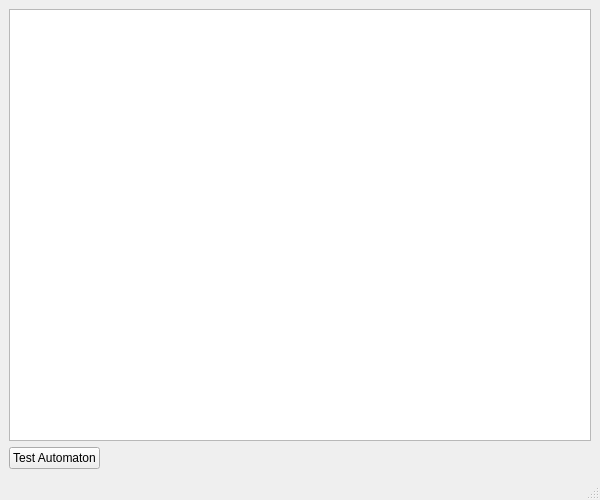
<?xml version="1.0" encoding="UTF-8"?>
<ui version="4.0">
 <class>MainWindow</class>
 <widget class="QMainWindow" name="MainWindow">
  <property name="geometry">
   <rect>
    <x>0</x>
    <y>0</y>
    <width>600</width>
    <height>500</height>
   </rect>
  </property>
  <property name="windowTitle">
   <string>Test Automaton et IdxSet</string>
  </property>
  <widget class="QWidget" name="centralwidget">
   <layout class="QVBoxLayout" name="verticalLayout">
    <item>
     <widget class="QPlainTextEdit" name="textOutput"/>
    </item>
    <item>
     <layout class="QHBoxLayout" name="horizontalLayout">
      <item>
       <widget class="QPushButton" name="testAutomatonButton">
        <property name="text">
         <string>Test Automaton</string>
        </property>
       </widget>
      </item>
      <item>
       <spacer name="horizontalSpacer">
        <property name="orientation">
         <enum>Qt::Orientation::Horizontal</enum>
        </property>
        <property name="sizeHint" stdset="0">
         <size>
          <width>40</width>
          <height>20</height>
         </size>
        </property>
       </spacer>
      </item>
     </layout>
    </item>
   </layout>
  </widget>
  <widget class="QMenuBar" name="menubar">
   <property name="geometry">
    <rect>
     <x>0</x>
     <y>0</y>
     <width>600</width>
     <height>18</height>
    </rect>
   </property>
  </widget>
  <widget class="QStatusBar" name="statusbar"/>
 </widget>
 <resources/>
 <connections/>
</ui>
